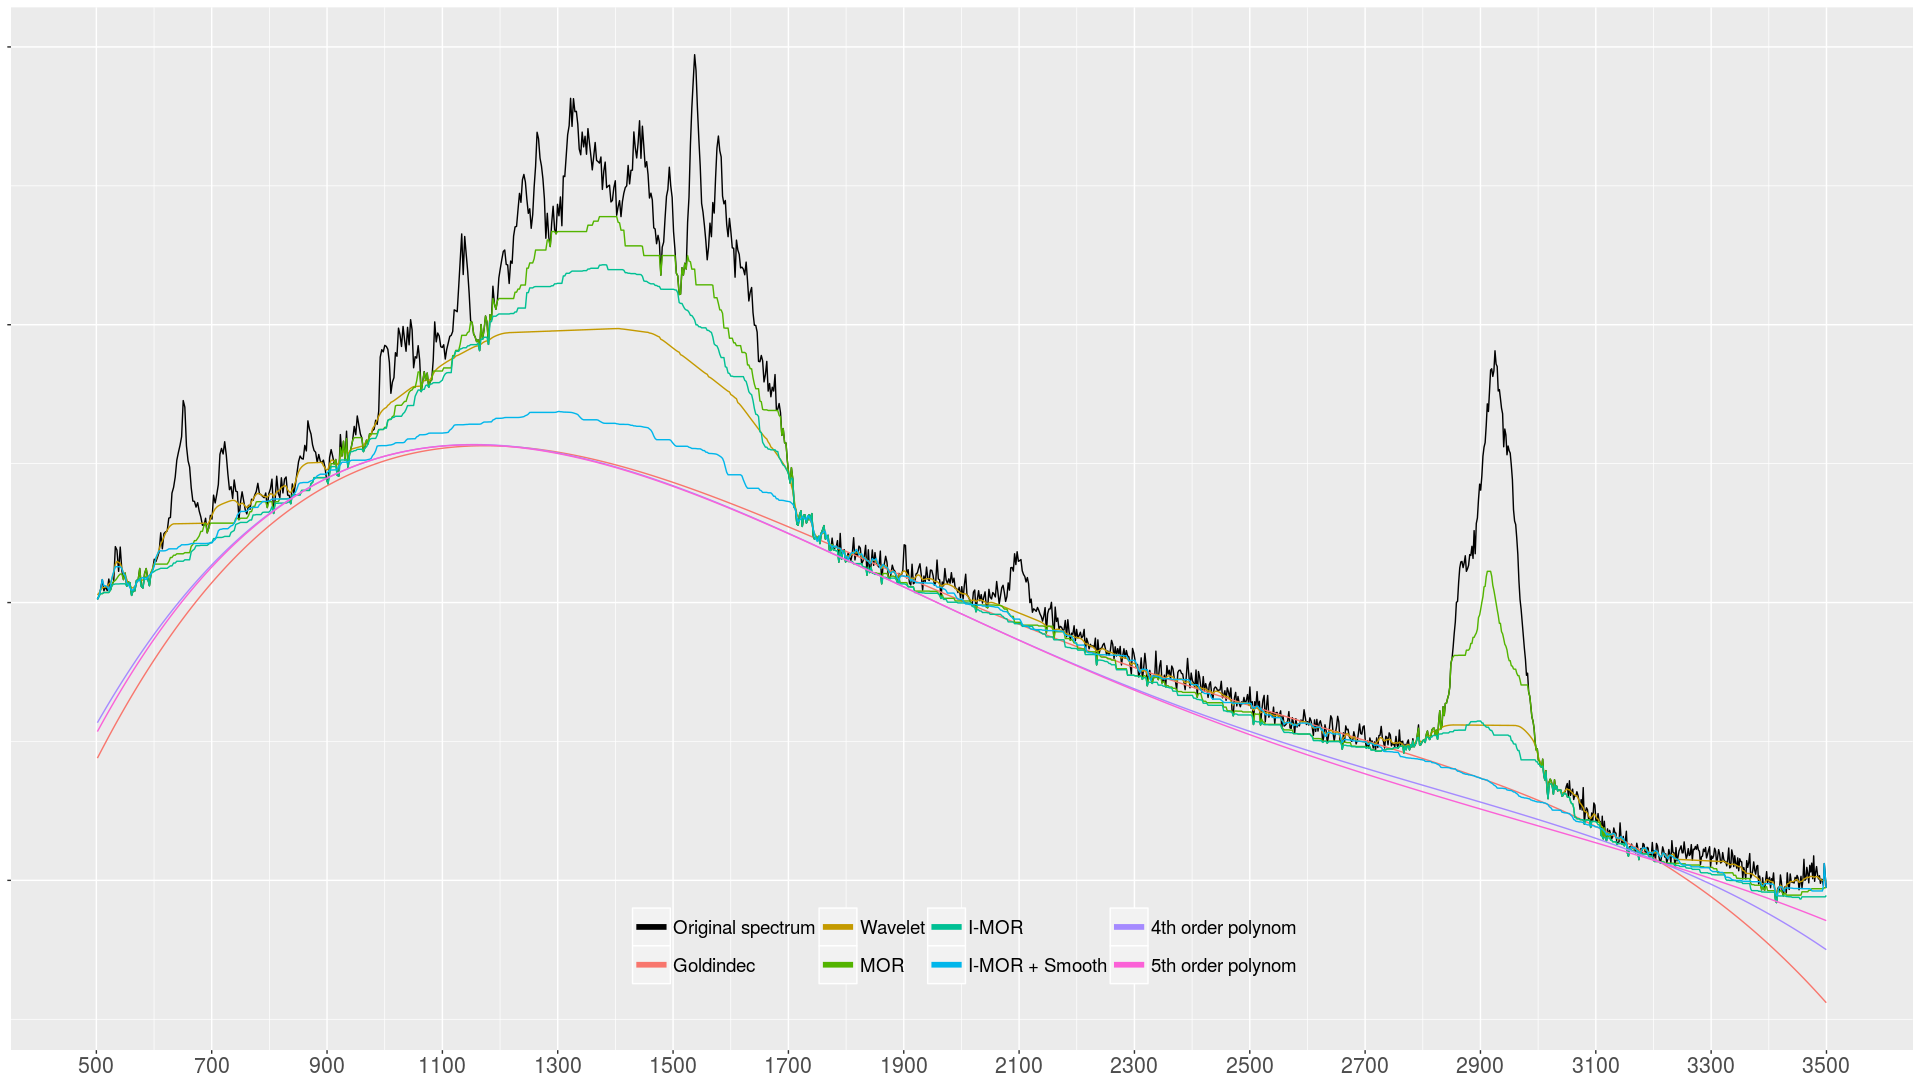

Recreate this plot in R.
library(ggplot2)
library(hyperSpec)

source('baseline/Goldinec.R')
source('baseline/baseline.wavelet.R')
# source('baseline/mor.R')
Rcpp::sourceCpp('baseline/mor.cpp')

load("data/testspc.RData")

wl <- as.numeric(colnames(testspc))
test_spc <- testspc[75, wl>499 & wl<3501,drop=F]
wl <- as.numeric(colnames(test_spc))
plotspc(as.hyperSpec(test_spc))

goldindecbl <- goldindec(test_spc, 4, 0.5)                  # Goldinec
waveletbl   <- baseline.wavelet(test_spc)                   # Wavelet
morbl       <- baseline_mor(test_spc, mor_getwopt(test_spc))   # simple MOR
imorbl      <- baseline_imor(test_spc)                         #  I-MOR
polybl4     <- spc.fit.poly.below(as.hyperSpec(test_spc), poly.order = 4) # 4 order polynom
polybl5     <- spc.fit.poly.below(as.hyperSpec(test_spc), poly.order = 5) # 5 order polynom

test_spc_smoothed <- prospectr::savitzkyGolay(test_spc, m = 0, p=2, w=9)
plotspc(as.hyperSpec(test_spc_smoothed))
imorsmoothbl <-test_spc 
imorsmoothbl[colnames(imorsmoothbl) %in% colnames(test_spc_smoothed)] <- baseline_imor(test_spc_smoothed)

plotdata <- as.hyperSpec(
  rbind(
    test_spc,
    goldindecbl,
    t(waveletbl),
    matrix(morbl,nrow=1),
    matrix(imorbl,nrow=1),
    matrix(imorsmoothbl,nrow=1),
    polybl4$spc,
    polybl5$spc
  ),
  wl = wl,
  data = data.frame(method = factor(       c('Original spectrum', 'Goldindec', 'Wavelet', 'MOR', 'I-MOR', 'I-MOR + Smooth', '4th order polynom', '5th order polynom'), 
                                    levels=c('Original spectrum', 'Goldindec', 'Wavelet', 'MOR', 'I-MOR', 'I-MOR + Smooth', '4th order polynom', '5th order polynom')))
)

n <- nrow(plotdata)
hues = seq(15, 375, length = n)
hcl <- hcl(h = hues, l = 65, c = 100)[1:(n-1)]

qplotspc(plotdata, spc.nmax = 1000, mapping = aes(x = .wavelength, y = spc, colour = method, group = .rownames)) + 
  scale_color_manual(values=c('black',hcl)) +
  scale_alpha_manual(values=c(1,rep(0.75,n-1))) +
  scale_x_continuous(breaks = seq(500,3500,by=200), minor_breaks = seq(600,3400,by=100)) +
  theme(
    axis.text.y = element_blank(),
    axis.text.x = element_text(size=16),
    legend.position = c(0.5,0.1),
    legend.direction = "horizontal",
    legend.title = element_blank(),
    legend.text = element_text(size=14),
    legend.background = element_blank(),
    legend.key.size = unit(1,"cm")
    ) +
  guides(color = guide_legend(override.aes = list(size = 2))) 
  
  
qplotspc(plotdata[,,1600~2300], spc.nmax = 1000, mapping = aes(x = .wavelength, y = spc, colour = method, group = .rownames)) + 
  scale_color_manual(values=c('black',hcl)) +
  scale_alpha_manual(values=c(1,rep(0.75,n-1))) +
  scale_x_continuous(breaks = seq(1600,2300,by=100), minor_breaks = seq(1650,2300,by=50)) +
  theme(
    axis.text.y = element_blank(),
    axis.text.x = element_text(size=16),
    legend.position = c(0.5,0.1),
    legend.direction = "horizontal",
    legend.title = element_blank(),
    legend.text = element_text(size=14),
    legend.background = element_blank(),
    legend.key.size = unit(1,"cm")
  ) +
  guides(color = guide_legend(override.aes = list(size = 2)))   
